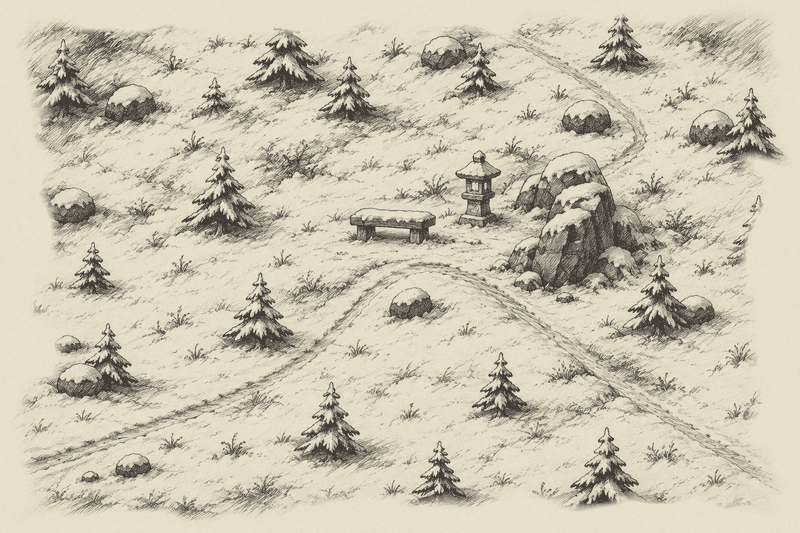
#> input picture assets/erinnerungen/aussicht.png, 800 x 533 px, given in place of world_now.png, which was not available
$ python plan_zone4w.py ../../../assets/erinnerungen/aussicht.png
#> lines starting #> are read from the running program, lines starting #| are printed output that depends on the picture
#!/usr/bin/env python3
"""Layout sketch for west zone 4 (plan step 65): rice terraces, the mill on the brook that runs on into today's
south brook, the bamboo grove, the west lake that today's map hints at with its water strip at the edge
(x 0..12, y 4085..4662), the fisherman's hut with its zigzag jetty through the irises, the teahouse.
    python3 plan_zone4w.py OUT.png"""
import os
import sys

import numpy as np
from PIL import Image, ImageDraw, ImageFont
from scipy.interpolate import splprep, splev

HERE = os.path.dirname(os.path.abspath(__file__))
ROOT = os.path.abspath(os.path.join(HERE, '..', '..', '..'))
WW, Y0, Y1, SHOW = 900, 2150, 4800, 520
S = 0.36

BROOK_A = [(250, 3110), (330, 3190), (430, 3270), (520, 3330), (640, 3390), (780, 3430), (924, 3444)]   # -> today's brook A
BROOK_C = [(640, 3690), (720, 3730), (830, 3758), (924, 3766)]                                         # a spring -> brook C
# a natural shore (Philip, plan round 2): a bay in the north for the irises, a tongue of land in the west, a
# reedy inlet in the south-west, the east shore hugging the path
LAKE = [(872, 4150), (850, 4128), (800, 4078), (735, 4066), (690, 4098), (640, 4084), (590, 4110),
        (540, 4150), (490, 4170), (468, 4215), (500, 4262), (520, 4300), (470, 4318), (418, 4340), (402, 4400),
        (430, 4452), (408, 4510), (440, 4560), (512, 4578), (560, 4630), (640, 4660), (730, 4648), (790, 4672),
        (840, 4640), (870, 4590), (858, 4520), (884, 4460), (876, 4380), (890, 4300), (868, 4230),
        (886, 4190)]
TERRACES = (60, 2830, 430, 3110)
PATHS = {
    'sued': [(470, 2770), (380, 2830), (300, 2900), (260, 3000), (300, 3080), (400, 3200), (470, 3290)],
    'muehle': [(470, 3290), (560, 3390), (680, 3470), (800, 3540), (924, 3560)],
    'see': [(560, 3400), (600, 3560), (620, 3800), (600, 3960), (580, 4040)],
    'ufer': [(580, 4040), (700, 4020), (820, 4030), (890, 4110), (912, 4250), (924, 4330)],
    'bambus': [(250, 2520), (180, 2400), (130, 2280)],
}
PLACES = {8: (240, 2970, 'alte Reisfelder (Furuta)'), 9: (475, 3300, 'Wassermühle (Suisha-goya)'),
          10: (120, 2250, 'Bambushain (Takeyabu)'), 11: (575, 4060, 'Fischerhütte + Zickzack-Steg'),
          12: (880, 4170, 'Teehaus am Wasser'), 13: (640, 3690, 'Quelle')}


def P(x, y):
    return (x * S, (y - Y0) * S)


def curve(pts, n=200, closed=False):
    p = np.array(pts + ([pts[0]] if closed else []), float).T
    tck, _ = splprep(p, s=0, k=min(3, p.shape[1] - 1), per=closed)
    return [P(*q) for q in np.array(splev(np.linspace(0, 1, n), tck)).T]


def main(out):
    Wp, Hp = int((WW + SHOW) * S), int((Y1 - Y0) * S)
    img = Image.new('RGB', (Wp, Hp), (120, 132, 104))
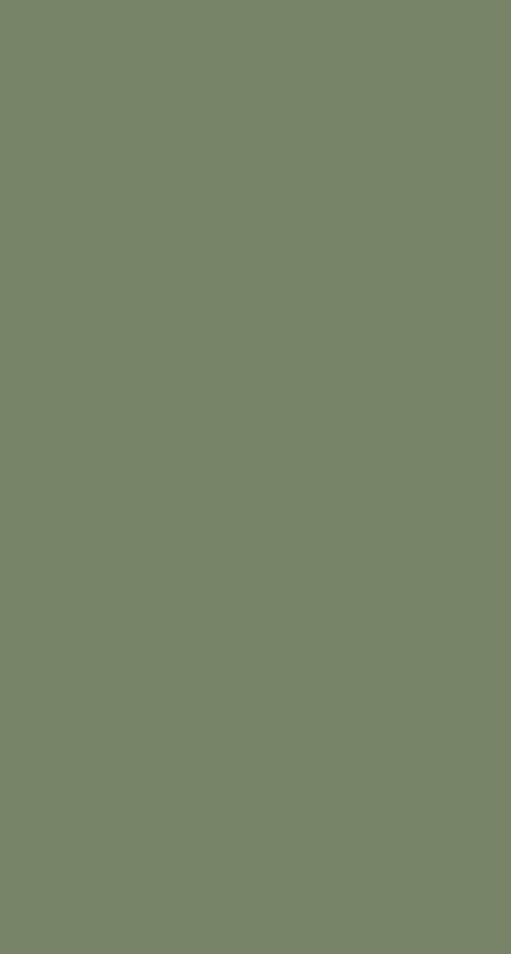
#> img: PIL image 511x954 RGB; mean R, G, B 120, 132, 104
    d = ImageDraw.Draw(img)
    for y in range(Hp):                                          # pale meadow up north, the tall green grass south
        t = np.clip(((y / S + Y0) - 2950) / 250, 0, 1)
        c = tuple(int(a * (1 - t) + b * t) for a, b in zip((176, 170, 166), (104, 120, 84)))
        d.line([(0, y), (WW * S, y)], fill=c)
    EDGE = 24                                                    # today's first columns (edge firs, the water strip) go
    now = Image.open(os.path.join(ROOT, 'build/preview/world_now.png')).crop((EDGE, Y0, SHOW, Y1))
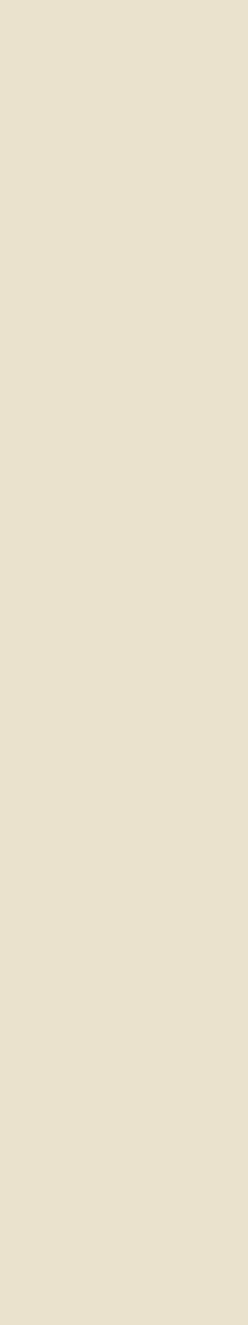
#> now: PIL image 496x2650 P (shown at 1/2 size); mean R, G, B 235, 226, 205
    img.paste(now.resize((int((SHOW - EDGE) * S), Hp)), (int((WW + EDGE) * S), 0))
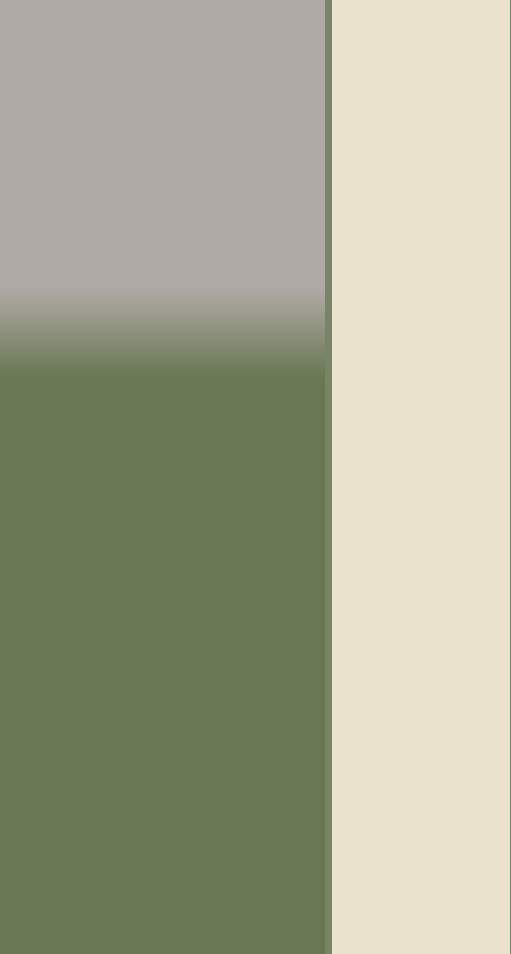
#> img: PIL image 511x954 RGB; mean R, G, B 165.9, 168.2, 144.7
    for y in range(Hp):
        d.line([(WW * S, y), ((WW + EDGE) * S, y)], fill=img.getpixel((int(WW * S) - 2, y)))
    d.line([(WW * S, 0), (WW * S, Hp)], fill=(200, 60, 50), width=2)
    x0, y0, x1, y1 = TERRACES                                    # terraces: bands stepping down
    for k, yy in enumerate(range(y0, y1, 28)):
        sh = 18 * np.sin(k * 1.3)
        d.rounded_rectangle([P(x0 + sh, yy), P(x1 - 20 + sh, yy + 22)], 4,
                            fill=(124, 138, 120) if k % 2 else (98, 116, 112), outline=(70, 66, 52))
    d.ellipse([P(40, 2170), P(230, 2340)], fill=(78, 112, 64))   # bamboo
    lake = curve(LAKE, 400, closed=True)      # its own east shore: the meadow and the shore path run on to today's
    d.polygon(lake, fill=(44, 62, 74), outline=(150, 138, 90))
    irises = curve([(540, 4135), (590, 4140), (640, 4110), (700, 4110), (760, 4090)], 40)
    for q in irises:
        d.ellipse([q[0] - 5, q[1] - 3, q[0] + 5, q[1] + 3], fill=(96, 92, 150))
    jet = [P(575, 4060), P(565, 4105), P(600, 4135), P(588, 4175), P(625, 4205)]   # the zigzag jetty
    d.line(jet, fill=(150, 120, 80), width=3)
    for pts, wd in ((BROOK_A, 4), (BROOK_C, 3)):
        d.line(curve(pts), fill=(50, 66, 80), width=wd)
    for name, pts in PATHS.items():
        d.line(curve(pts), fill=(206, 190, 150), width=2)
    try:
        font = ImageFont.truetype('/system/fonts/RobotoStatic-Regular.ttf', 13)
        bold = ImageFont.truetype('/system/fonts/RobotoStatic-Regular.ttf', 14)
    except OSError:
        font = bold = ImageFont.load_default()
    for n, (x, y, label) in PLACES.items():
        cx, cy = P(x, y)
        d.ellipse([cx - 10, cy - 10, cx + 10, cy + 10], fill=(196, 52, 44), outline=(255, 240, 230))
        d.text((cx, cy), str(n), fill='white', font=bold, anchor='mm')
        d.text((cx + 14, cy), label, fill=(20, 20, 20), font=font, anchor='lm', stroke_width=2, stroke_fill=(240, 236, 228))
    for (hx_, hy_) in ((380, 2180), (560, 2150), (690, 2230), (300, 2320), (410, 2420), (720, 2400), (540, 2490),
                       (250, 2610), (430, 2640)):
        d.rectangle([P(hx_ - 22, hy_ - 30), P(hx_ + 22, hy_ - 8)], fill=(80, 70, 62))
    d.rectangle([P(613, 2560), P(747, 2603)], fill=(90, 120, 110))
    for name, (x, y) in {'Dorf': (470, 2330), 'Gewächshaus': (680, 2630), 'Westsee': (640, 4380)}.items():
        d.text(P(x, y), name, fill=(250, 250, 250), font=bold, anchor='mm', stroke_width=2, stroke_fill=(40, 40, 40))
    img.save(out)
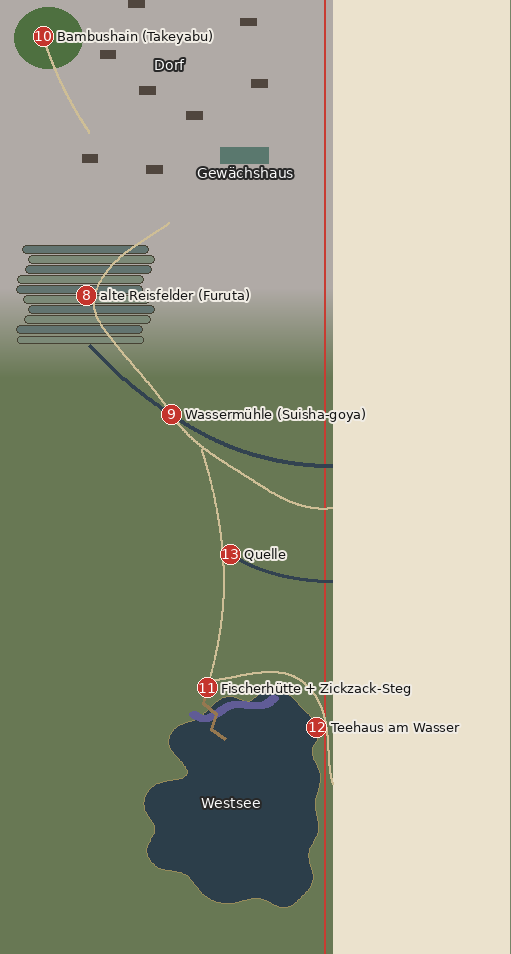
#> saved as aussicht.png: PIL image 511x954 RGB; mean R, G, B 161.3, 163, 142.5


if __name__ == '__main__':
    main(sys.argv[1])
